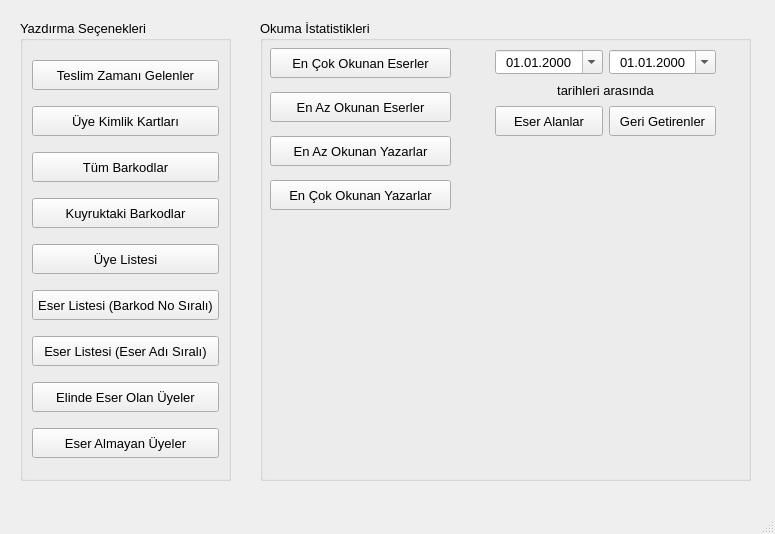
<?xml version="1.0" encoding="UTF-8"?>
<ui version="4.0">
 <class>MainWindow</class>
 <widget class="QMainWindow" name="MainWindow">
  <property name="geometry">
   <rect>
    <x>0</x>
    <y>0</y>
    <width>775</width>
    <height>534</height>
   </rect>
  </property>
  <property name="font">
   <font>
    <pointsize>10</pointsize>
   </font>
  </property>
  <property name="windowTitle">
   <string>Raporlar</string>
  </property>
  <widget class="QWidget" name="centralwidget">
   <widget class="QGroupBox" name="groupBox">
    <property name="geometry">
     <rect>
      <x>20</x>
      <y>20</y>
      <width>211</width>
      <height>461</height>
     </rect>
    </property>
    <property name="title">
     <string>Yazdırma Seçenekleri</string>
    </property>
    <layout class="QVBoxLayout" name="verticalLayout">
     <item>
      <widget class="QPushButton" name="pushButton">
       <property name="minimumSize">
        <size>
         <width>0</width>
         <height>30</height>
        </size>
       </property>
       <property name="text">
        <string>Teslim Zamanı Gelenler</string>
       </property>
      </widget>
     </item>
     <item>
      <widget class="QPushButton" name="pushButton_2">
       <property name="minimumSize">
        <size>
         <width>0</width>
         <height>30</height>
        </size>
       </property>
       <property name="text">
        <string>Üye Kimlik Kartları</string>
       </property>
      </widget>
     </item>
     <item>
      <widget class="QPushButton" name="pushButton_3">
       <property name="minimumSize">
        <size>
         <width>0</width>
         <height>30</height>
        </size>
       </property>
       <property name="text">
        <string>Tüm Barkodlar</string>
       </property>
      </widget>
     </item>
     <item>
      <widget class="QPushButton" name="pushButton_8">
       <property name="minimumSize">
        <size>
         <width>0</width>
         <height>30</height>
        </size>
       </property>
       <property name="text">
        <string>Kuyruktaki Barkodlar</string>
       </property>
      </widget>
     </item>
     <item>
      <widget class="QPushButton" name="pushButton_4">
       <property name="minimumSize">
        <size>
         <width>0</width>
         <height>30</height>
        </size>
       </property>
       <property name="text">
        <string>Üye Listesi</string>
       </property>
      </widget>
     </item>
     <item>
      <widget class="QPushButton" name="pushButton_5">
       <property name="minimumSize">
        <size>
         <width>0</width>
         <height>30</height>
        </size>
       </property>
       <property name="text">
        <string>Eser Listesi (Barkod No Sıralı)</string>
       </property>
      </widget>
     </item>
     <item>
      <widget class="QPushButton" name="pushButton_13">
       <property name="minimumSize">
        <size>
         <width>0</width>
         <height>30</height>
        </size>
       </property>
       <property name="text">
        <string>Eser Listesi (Eser Adı Sıralı)</string>
       </property>
      </widget>
     </item>
     <item>
      <widget class="QPushButton" name="pushButton_6">
       <property name="minimumSize">
        <size>
         <width>0</width>
         <height>30</height>
        </size>
       </property>
       <property name="text">
        <string>Elinde Eser Olan Üyeler</string>
       </property>
      </widget>
     </item>
     <item>
      <widget class="QPushButton" name="pushButton_7">
       <property name="minimumSize">
        <size>
         <width>0</width>
         <height>30</height>
        </size>
       </property>
       <property name="text">
        <string>Eser Almayan Üyeler</string>
       </property>
      </widget>
     </item>
    </layout>
   </widget>
   <widget class="QGroupBox" name="groupBox_2">
    <property name="geometry">
     <rect>
      <x>260</x>
      <y>20</y>
      <width>491</width>
      <height>461</height>
     </rect>
    </property>
    <property name="title">
     <string>Okuma İstatistikleri</string>
    </property>
    <widget class="QWidget" name="layoutWidget">
     <property name="geometry">
      <rect>
       <x>230</x>
       <y>30</y>
       <width>231</width>
       <height>86</height>
      </rect>
     </property>
     <layout class="QVBoxLayout" name="verticalLayout_2">
      <property name="leftMargin">
       <number>5</number>
      </property>
      <property name="rightMargin">
       <number>5</number>
      </property>
      <item>
       <layout class="QHBoxLayout" name="horizontalLayout">
        <item>
         <widget class="QDateEdit" name="dateEdit_firstDate">
          <property name="wrapping">
           <bool>true</bool>
          </property>
          <property name="alignment">
           <set>Qt::AlignCenter</set>
          </property>
          <property name="displayFormat">
           <string>dd.MM.yyyy</string>
          </property>
          <property name="calendarPopup">
           <bool>true</bool>
          </property>
         </widget>
        </item>
        <item>
         <widget class="QDateEdit" name="dateEdit_secondDate">
          <property name="wrapping">
           <bool>true</bool>
          </property>
          <property name="alignment">
           <set>Qt::AlignCenter</set>
          </property>
          <property name="displayFormat">
           <string>dd.MM.yyyy</string>
          </property>
          <property name="calendarPopup">
           <bool>true</bool>
          </property>
         </widget>
        </item>
       </layout>
      </item>
      <item>
       <widget class="QLabel" name="label">
        <property name="text">
         <string>tarihleri arasında</string>
        </property>
        <property name="alignment">
         <set>Qt::AlignCenter</set>
        </property>
       </widget>
      </item>
      <item>
       <layout class="QHBoxLayout" name="horizontalLayout_2">
        <item>
         <widget class="QPushButton" name="pushButton_14">
          <property name="minimumSize">
           <size>
            <width>0</width>
            <height>30</height>
           </size>
          </property>
          <property name="text">
           <string>Eser Alanlar</string>
          </property>
         </widget>
        </item>
        <item>
         <widget class="QPushButton" name="pushButton_15">
          <property name="minimumSize">
           <size>
            <width>0</width>
            <height>30</height>
           </size>
          </property>
          <property name="text">
           <string>Geri Getirenler</string>
          </property>
         </widget>
        </item>
       </layout>
      </item>
     </layout>
    </widget>
    <widget class="QWidget" name="layoutWidget">
     <property name="geometry">
      <rect>
       <x>10</x>
       <y>20</y>
       <width>181</width>
       <height>181</height>
      </rect>
     </property>
     <layout class="QVBoxLayout" name="verticalLayout_3">
      <item>
       <widget class="QPushButton" name="pushButton_9">
        <property name="minimumSize">
         <size>
          <width>0</width>
          <height>30</height>
         </size>
        </property>
        <property name="text">
         <string>En Çok Okunan Eserler</string>
        </property>
       </widget>
      </item>
      <item>
       <widget class="QPushButton" name="pushButton_10">
        <property name="minimumSize">
         <size>
          <width>0</width>
          <height>30</height>
         </size>
        </property>
        <property name="text">
         <string>En Az Okunan Eserler</string>
        </property>
       </widget>
      </item>
      <item>
       <widget class="QPushButton" name="pushButton_11">
        <property name="minimumSize">
         <size>
          <width>0</width>
          <height>30</height>
         </size>
        </property>
        <property name="text">
         <string>En Az Okunan Yazarlar</string>
        </property>
       </widget>
      </item>
      <item>
       <widget class="QPushButton" name="pushButton_12">
        <property name="minimumSize">
         <size>
          <width>0</width>
          <height>30</height>
         </size>
        </property>
        <property name="text">
         <string>En Çok Okunan Yazarlar</string>
        </property>
       </widget>
      </item>
     </layout>
    </widget>
   </widget>
  </widget>
  <widget class="QMenuBar" name="menubar">
   <property name="geometry">
    <rect>
     <x>0</x>
     <y>0</y>
     <width>775</width>
     <height>21</height>
    </rect>
   </property>
  </widget>
  <widget class="QStatusBar" name="statusbar"/>
 </widget>
 <resources/>
 <connections/>
</ui>
